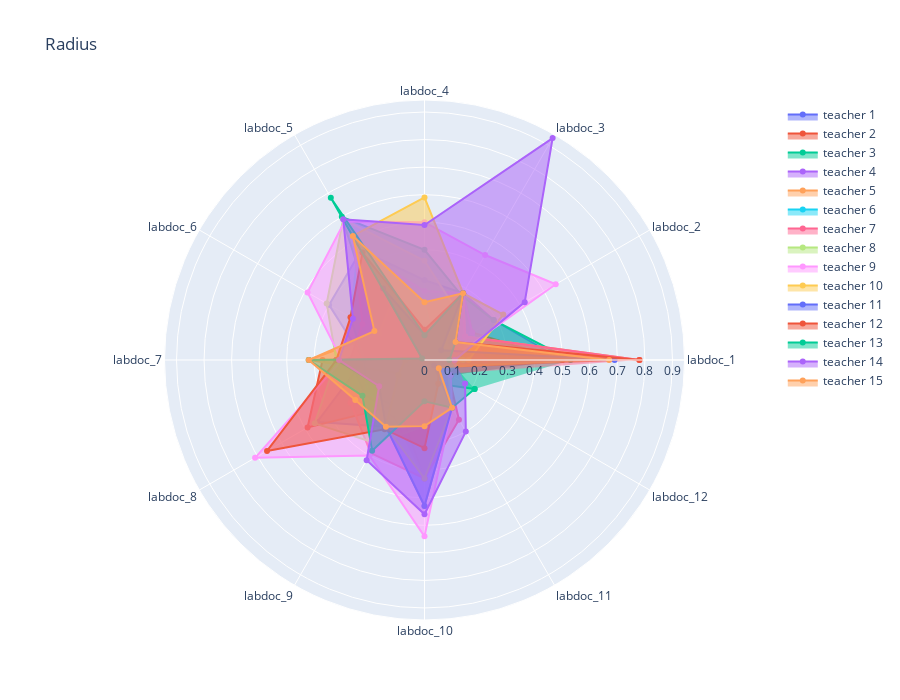

The cell this chart's notebook holds for it:
### Code cell
import plotly.graph_objects as go

#categories = ['processing cost','mechanical properties','chemical stability',
#              'thermal stability', 'device integration']

categories = [f'labdoc_{i}' for i in range(1,13) ]
#lds_new_radius[f'radius_{i}']


fig = go.Figure()

for i in range(0,15):
    fig.add_trace(go.Scatterpolar(
          r=lds_new_radius.loc[i][[f'radius_{j}' for j in range(1,13)]],
          theta=categories,
            fill='toself',
            name=f'teacher {i+1}'
            ))
    #fig.add_trace(go.Scatterpolar(
    #      r=[4, 3, 2.5, 1, 2],
    #      theta=categories,
    #      fill='toself',
    #      name='Product B'
    #))

    fig.update_layout(
      polar=dict(
        radialaxis=dict(
          visible=True,
          #range=list(np.arange(0,1,.1))
        )),
      showlegend=True, title ="Radius", width=900, height=700
    )

fig.show()
fig.write_html(f"labdocs_vizu/teachers_labdocs_radius.html")

### Figure 1 — Plotly figure (JSON) as saved in the notebook; plotly's stock layout.template omitted (floating-point values rounded to 4 significant figures)
{"data": [{"fill": "toself", "name": "teacher 1", "r": [0.5, 0.29, 0.28, 0.29, 0.46, 0.4, 0.22, 0.45, 0.28, 0.53, 0.2, 0.11], "theta": ["labdoc_1", "labdoc_2", "labdoc_3", "labdoc_4", "labdoc_5", "labdoc_6", "labdoc_7", "labdoc_8", "labdoc_9", "labdoc_10", "labdoc_11", "labdoc_12"], "type": "scatterpolar"}, {"fill": "toself", "name": "teacher 2", "r": [0.5, 0.2, 0.28, 0.09, 0.32, 0.01, 0.37, 0.49, 0.19, 0.43, 0.2, 0.11], "theta": ["labdoc_1", "labdoc_2", "labdoc_3", "labdoc_4", "labdoc_5", "labdoc_6", "labdoc_7", "labdoc_8", "labdoc_9", "labdoc_10", "labdoc_11", "labdoc_12"], "type": "scatterpolar"}, {"fill": "toself", "name": "teacher 3", "r": [0.53, 0.29, 0.27, 0.4, 0.6, 0.19, 0.22, 0.11, 0.09, 0.24, 0.1, 0.21], "theta": ["labdoc_1", "labdoc_2", "labdoc_3", "labdoc_4", "labdoc_5", "labdoc_6", "labdoc_7", "labdoc_8", "labdoc_9", "labdoc_10", "labdoc_11", "labdoc_12"], "type": "scatterpolar"}, {"fill": "toself", "name": "teacher 4", "r": [0.22, 0.2, 0.28, 0.25, 0.45, 0.26, 0.27, 0.25, 0.23, 0.42, 0.2, 0.04], "theta": ["labdoc_1", "labdoc_2", "labdoc_3", "labdoc_4", "labdoc_5", "labdoc_6", "labdoc_7", "labdoc_8", "labdoc_9", "labdoc_10", "labdoc_11", "labdoc_12"], "type": "scatterpolar"}, {"fill": "toself", "name": "teacher 5", "r": [0.78, 0.17, 0.28, 0.09, 0.24, 0.19, 0.42, 0.1, 0.22, 0.24, 0.1, 0.04], "theta": ["labdoc_1", "labdoc_2", "labdoc_3", "labdoc_4", "labdoc_5", "labdoc_6", "labdoc_7", "labdoc_8", "labdoc_9", "labdoc_10", "labdoc_11", "labdoc_12"], "type": "scatterpolar"}, {"fill": "toself", "name": "teacher 6", "r": [0.14, 0.13, 0.07, 0.21, 0.48, 0.31, 0.22, 0.24, 0.2, 0.23, 0.2, 0.06], "theta": ["labdoc_1", "labdoc_2", "labdoc_3", "labdoc_4", "labdoc_5", "labdoc_6", "labdoc_7", "labdoc_8", "labdoc_9", "labdoc_10", "labdoc_11", "labdoc_12"], "type": "scatterpolar"}, {"fill": "toself", "name": "teacher 7", "r": [0.78, 0.17, 0.28, 0.09, 0.52, 0.26, 0.27, 0.31, 0.39, 0.43, 0.25, 0.1], "theta": ["labdoc_1", "labdoc_2", "labdoc_3", "labdoc_4", "labdoc_5", "labdoc_6", "labdoc_7", "labdoc_8", "labdoc_9", "labdoc_10", "labdoc_11", "labdoc_12"], "type": "scatterpolar"}, {"fill": "toself", "name": "teacher 8", "r": [0.14, 0.09, 0.22, 0.36, 0.59, 0.41, 0.32, 0.46, 0.35, 0.24, 0.2, 0.1], "theta": ["labdoc_1", "labdoc_2", "labdoc_3", "labdoc_4", "labdoc_5", "labdoc_6", "labdoc_7", "labdoc_8", "labdoc_9", "labdoc_10", "labdoc_11", "labdoc_12"], "type": "scatterpolar"}, {"fill": "toself", "name": "teacher 9", "r": [0.09, 0.55, 0.44, 0.5, 0.58, 0.49, 0.3, 0.71, 0.4, 0.64, 0.2, 0.11], "theta": ["labdoc_1", "labdoc_2", "labdoc_3", "labdoc_4", "labdoc_5", "labdoc_6", "labdoc_7", "labdoc_8", "labdoc_9", "labdoc_10", "labdoc_11", "labdoc_12"], "type": "scatterpolar"}, {"fill": "toself", "name": "teacher 10", "r": [0.16, 0.33, 0.28, 0.59, 0.52, 0.01, 0.07, 0.11, 0.28, 0.43, 0.2, 0.06], "theta": ["labdoc_1", "labdoc_2", "labdoc_3", "labdoc_4", "labdoc_5", "labdoc_6", "labdoc_7", "labdoc_8", "labdoc_9", "labdoc_10", "labdoc_11", "labdoc_12"], "type": "scatterpolar"}, {"fill": "toself", "name": "teacher 11", "r": [0.69, 0.07, 0.28, 0.09, 0.3, 0.01, 0.32, 0.19, 0.28, 0.53, 0.2, 0.04], "theta": ["labdoc_1", "labdoc_2", "labdoc_3", "labdoc_4", "labdoc_5", "labdoc_6", "labdoc_7", "labdoc_8", "labdoc_9", "labdoc_10", "labdoc_11", "labdoc_12"], "type": "scatterpolar"}, {"fill": "toself", "name": "teacher 12", "r": [0.78, 0.13, 0.28, 0.11, 0.45, 0.31, 0.32, 0.66, 0.29, 0.32, 0.1, 0.06], "theta": ["labdoc_1", "labdoc_2", "labdoc_3", "labdoc_4", "labdoc_5", "labdoc_6", "labdoc_7", "labdoc_8", "labdoc_9", "labdoc_10", "labdoc_11", "labdoc_12"], "type": "scatterpolar"}, {"fill": "toself", "name": "teacher 13", "r": [0.09, 0.13, 0.28, 0.09, 0.68, 0.01, 0.42, 0.26, 0.38, 0.15, 0.2, 0.21], "theta": ["labdoc_1", "labdoc_2", "labdoc_3", "labdoc_4", "labdoc_5", "labdoc_6", "labdoc_7", "labdoc_8", "labdoc_9", "labdoc_10", "labdoc_11", "labdoc_12"], "type": "scatterpolar"}, {"fill": "toself", "name": "teacher 14", "r": [0.11, 0.42, 0.93, 0.49, 0.59, 0.3, 0.31, 0.19, 0.42, 0.56, 0.3, 0.17], "theta": ["labdoc_1", "labdoc_2", "labdoc_3", "labdoc_4", "labdoc_5", "labdoc_6", "labdoc_7", "labdoc_8", "labdoc_9", "labdoc_10", "labdoc_11", "labdoc_12"], "type": "scatterpolar"}, {"fill": "toself", "name": "teacher 15", "r": [0.67, 0.13, 0.28, 0.21, 0.52, 0.21, 0.42, 0.29, 0.28, 0.24, 0.2, 0.06], "theta": ["labdoc_1", "labdoc_2", "labdoc_3", "labdoc_4", "labdoc_5", "labdoc_6", "labdoc_7", "labdoc_8", "labdoc_9", "labdoc_10", "labdoc_11", "labdoc_12"], "type": "scatterpolar"}], "layout": {"height": 700, "polar": {"radialaxis": {"visible": true}}, "showlegend": true, "title": {"text": "Radius"}, "width": 900}}
